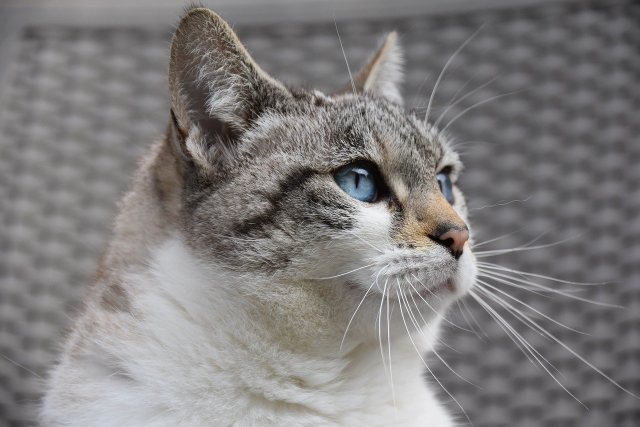
#> input picture experiments/_assets/cat.jpg, 1280 x 853 px (shown at 1/2 size)
$ python 03_resize_aspect_ratio.py
#> lines starting #> are read from the running program, lines starting #| are printed output that depends on the picture
#> further down, original_image is the input picture: shape (853, 1280, 3); mean B, G, R 124.5, 124.8, 127.4
import cv2
import os

def resize_with_aspect_ratio(image, width=None, height=None, inter=cv2.INTER_AREA):
    """Resizes an image to a target width or height while maintaining aspect ratio."""
#> called with height = 600, inter = 3
    (h, w) = image.shape[:2]
#> h = 853; w = 1280

    if width is None and height is None:
        return image

    if width is None:
        ratio = height / float(h)
#> ratio = 0.703
        dimension = (int(w * ratio), height)
#> dimension = (900, 600)
    else:
        ratio = width / float(w)
        dimension = (width, int(h * ratio))

    return cv2.resize(image, dimension, interpolation=inter)
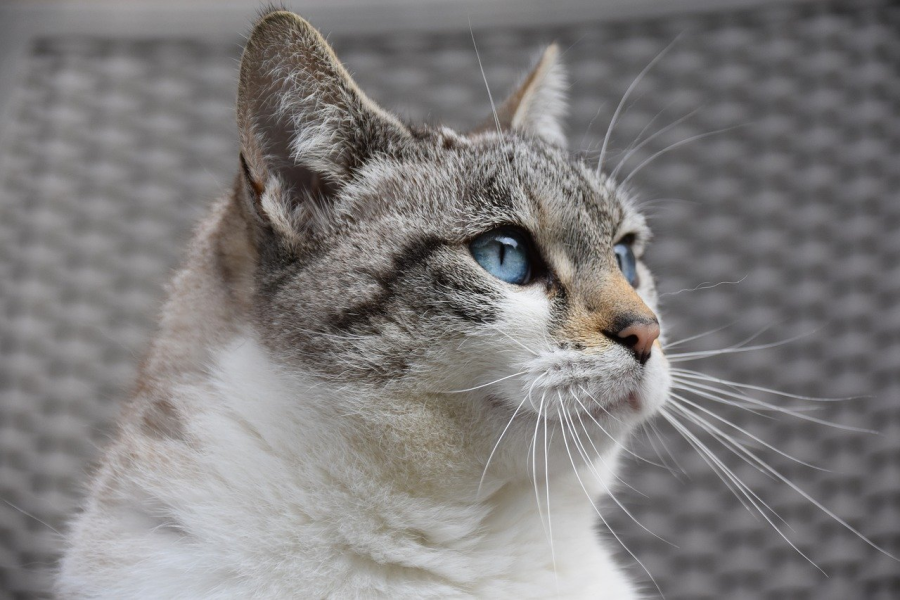
#> returned value: shape (600, 900, 3); mean of channels 0, 1, 2 124.5, 124.8, 127.4; drawn as B, G, R

if __name__ == "__main__":
    assets_path = os.path.join("..", "..", "_assets")
    img_path = os.path.join(assets_path, "cat.jpg")

    original_image = cv2.imread(img_path)

    if original_image is not None:
        # Resize the image to a height of 600px, maintaining the aspect ratio
        resized_img = resize_with_aspect_ratio(original_image, height=600)

        cv2.imshow("Original Image", original_image)
        cv2.imshow("Resized (Aspect Ratio Preserved)", resized_img)

        print("Press any key to close windows.")
        cv2.waitKey(0)
        cv2.destroyAllWindows()
    else:
        print(f"Error: Could not load image from {img_path}")
